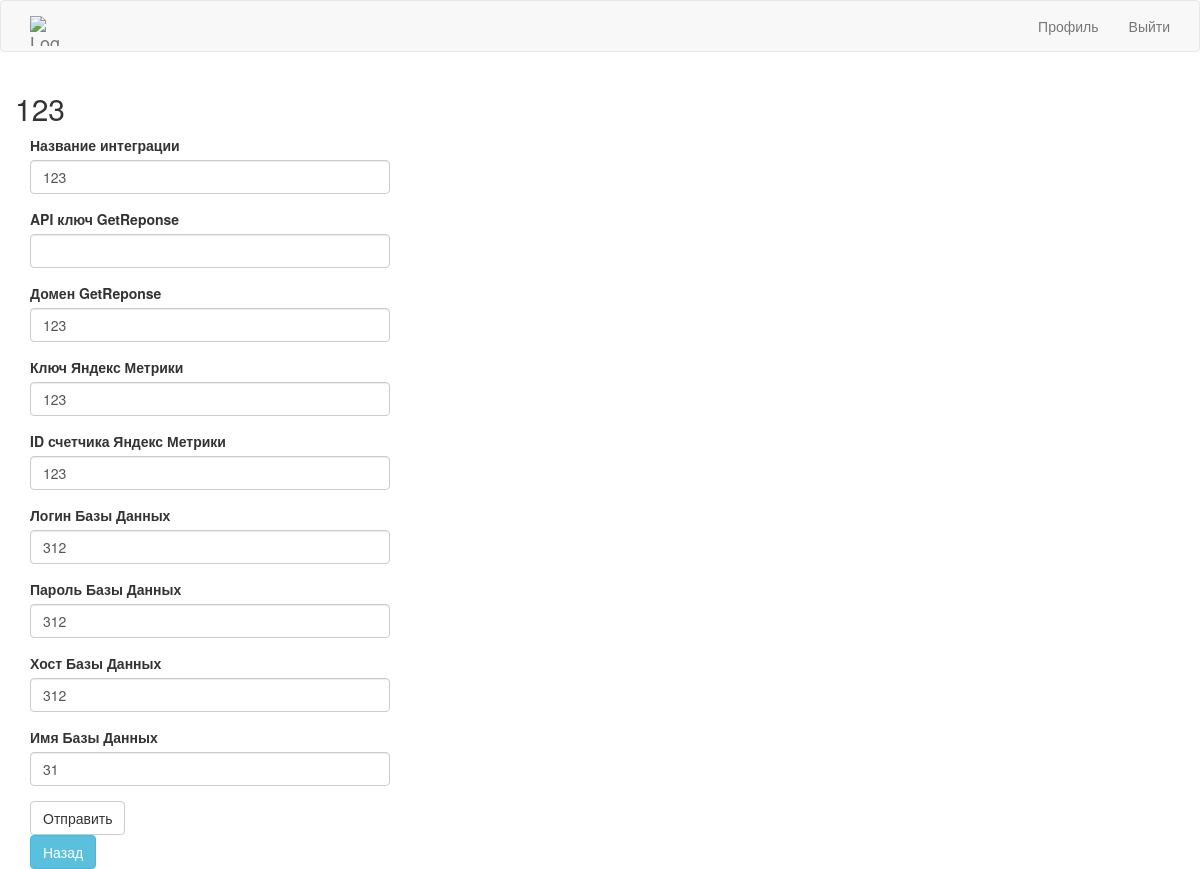
Page /edit_integration/1 (signed in) on the earlier database version.
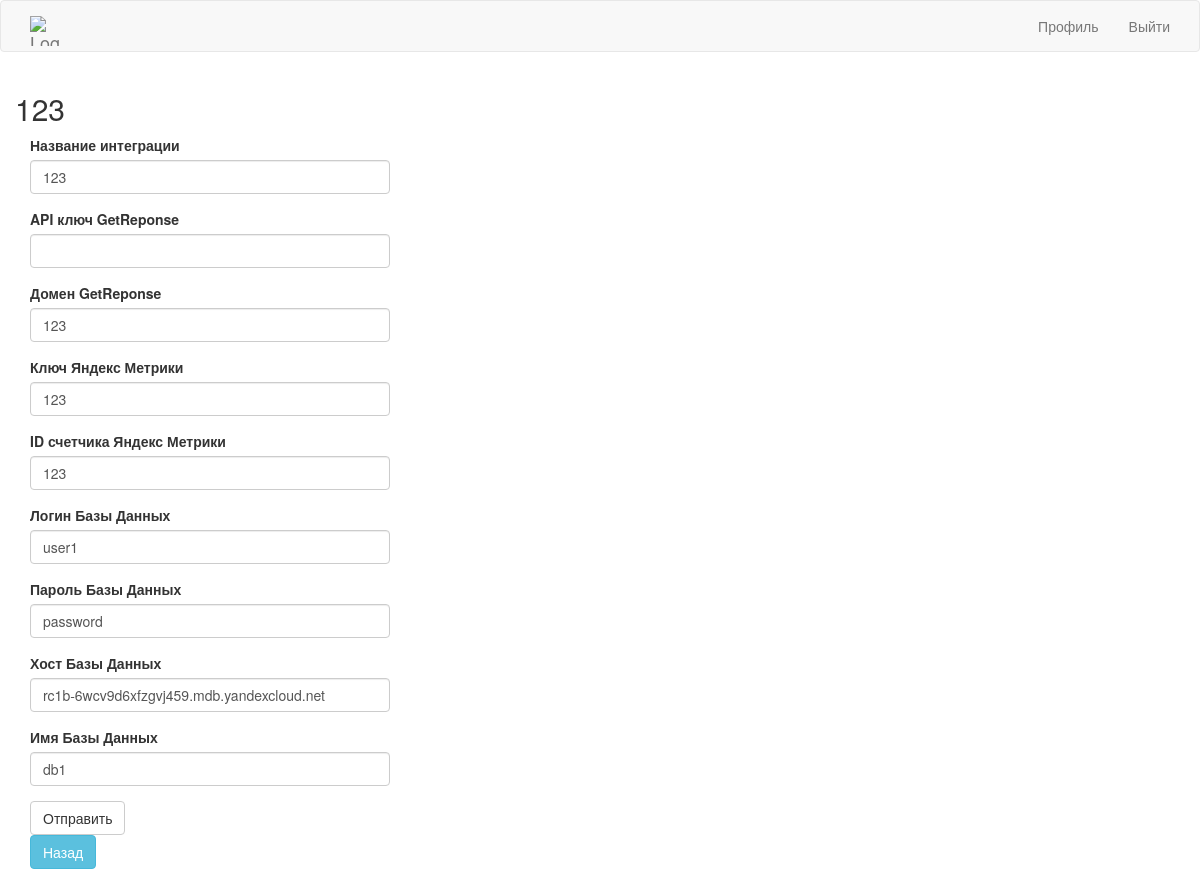
Same page on the later database version.
### app/models.py (models this page shows, shortened)
class Integration(UserMixin,db.Model):
    id = db.Column(db.Integer, primary_key=True)
    user_id = db.Column(db.Integer, db.ForeignKey('user.id'))
    integration_name = db.Column(db.String(100))
    api_key = db.Column(db.String(100))
    user_domain = db.Column(db.String(100))
    metrika_key = db.Column(db.String(100))
    metrika_counter_id = db.Column(db.Integer)
    clickhouse_login = db.Column(db.String(20))
    clickhouse_password = db.Column(db.String(20))
    clickhouse_host = db.Column(db.String(200))
    clickhouse_db = db.Column(db.String(200))

### app/main/routes.py (the view)
@bp.route('/edit_integration/<integration_id>', methods = ['GET','POST'])
@login_required
def edit_integration(integration_id):
    form = EditIntegration()
    integration = Integration.query.filter_by(id=integration_id).first_or_404()
    if integration.user!=current_user:
        abort(404)
    title = integration.integration_name
    if form.validate_on_submit():
        integration.integration_name = form.integration_name.data
        integration.api_key = form.api_key.data
        integration.user_domain = form.user_domain.data
        integration.metrika_key = form.metrika_key.data
        integration.metrika_counter_id = form.metrika_counter_id.data
        integration.clickhouse_login = form.clickhouse_login.data
        integration.clickhouse_password = form.clickhouse_password.data
        integration.clickhouse_host = form.clickhouse_host.data
        integration.clickhouse_db = form.clickhouse_db.data
        db.session.commit()
        flash('Изменения сохранены')
    elif request.method == 'GET':
        form.integration_name.data = integration.integration_name
        form.api_key.data = integration.api_key
        form.user_domain.data = integration.user_domain
        form.metrika_key.data = integration.metrika_key
        form.metrika_counter_id.data = integration.metrika_counter_id
        form.clickhouse_login.data = integration.clickhouse_login
        form.clickhouse_password.data = integration.clickhouse_password
        form.clickhouse_host.data = integration.clickhouse_host
        form.clickhouse_db.data = integration.clickhouse_db
    return render_template("create_integration.html", form=form, title=title)

### app/main/forms.py
class EditIntegration(FlaskForm):
    integration_name = StringField("Название интеграции", validators=[DataRequired()])
    api_key = StringField('API ключ GetReponse')
    user_domain = StringField('Домен GetReponse')
    metrika_key = StringField('Ключ Яндекс Метрики')
    metrika_counter_id = IntegerField('ID счетчика Яндекс Метрики')
    clickhouse_login = StringField('Логин Базы Данных', validators=[DataRequired()])
    clickhouse_password = StringField('Пароль Базы Данных', validators=[DataRequired()])
    clickhouse_host = StringField('Хост Базы Данных', validators=[DataRequired()])
    clickhouse_db = StringField('Имя Базы Данных', validators=[DataRequired()])
    submit = SubmitField("Отправить")

### app/models.py (called while the page is built)
@login.user_loader
def load_user(id):
    return User.query.get(int(id))

### app/templates/create_integration.html
{% extends "base.html" %}
{% import 'bootstrap/wtf.html' as wtf %}
{% block app_content %}
  <div class="row">
    {% if title %} <h2>{{title}}</h2> {% endif %}
      <div class="col-md-4">
          {{ wtf.quick_form(form) }}
          <a class="btn btn-info" href="{{url_for('main.user_integrations')}}">Назад</a>
      </div>
  </div>
{% endblock %}

### app/templates/base.html (shortened to what this page needs)
{% extends 'bootstrap/base.html' %}
{% block styles %}
{{super()}}
<link rel="stylesheet"
      href="{{url_for('static', filename='metrik_table_styles.css')}}">
{% endblock %}
{% block navbar %}
  <nav class="navbar navbar-default">
      <div class="container">
      <ul class="nav navbar-nav navbar-left">
        <li>
          <a class="navbar-brand" href="{{ url_for('main.index') }}">
          <img src="https://ffb2efd5105ff0aedbc9-9cdacdeebf0faa19b665bf427f0c8092.ssl.cf1.rackcdn.com/img/getresponse.png" width="30" height="30" alt="Logo">
          </a>
        </li>
      </ul>
      <ul class="nav navbar-nav navbar-right">
        {% if current_user.is_authenticated %}
        <li>
        <a href="{{ url_for('main.profile') }}" class="navbar-item">
            Профиль
        </a>
        </li>
        {% endif %}
        {% if current_user.is_authenticated %}
        <li>
        <a href="{{ url_for('auth.logout') }}" class="navbar-item">
            Выйти
        </a>
        </li>
        {% endif %}
      </ul>
    </div>
</nav>
        {% endblock %}
        {% block content %}
            <div class="container">
                {% block app_content %}{% endblock %}
            </div>
        {% endblock %}
{% block scripts %}
<link id="load-css-0" rel="stylesheet" type="text/css" href="https://www.gstatic.com/charts/48.1/css/core/tooltip.css">
<link id="load-css-1" rel="stylesheet" type="text/css" href="https://www.gstatic.com/charts/48.1/css/util/util.css">
{% endblock %}

Differences in the rows shown:
changed Integration: clickhouse_login "312" → "user1"; clickhouse_password "312" → "password"; clickhouse_host "312" → "rc1b-6wcv9d6xfzgvj459.mdb.yandexcloud.net"; clickhouse_db "31" → "db1"
